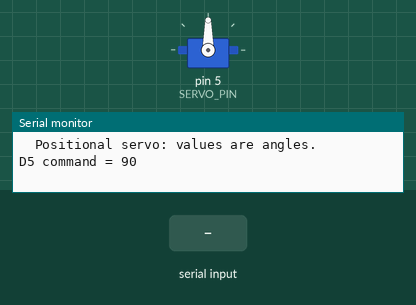
A sketch run on a simulated Arduino Uno, built with avr-gcc and run on an emulated ATmega328P. Shown: servo, the last lines printed to the serial monitor. Inputs (shaded band) come from the test bench.

Above: at 1.4 s.
1.5 s: "set 1\n" received over Serial
At 2.2 s:
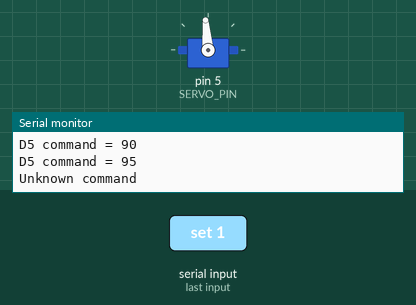
3.0 s: byte 115 ('s') received over Serial
At 3.3 s:
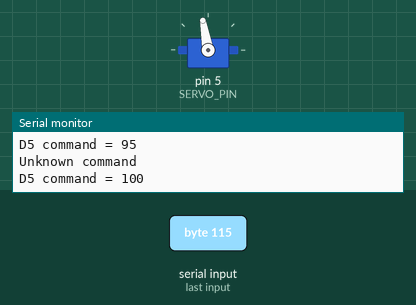
4.5 s: byte 97 ('a') received over Serial
At 5.6 s:
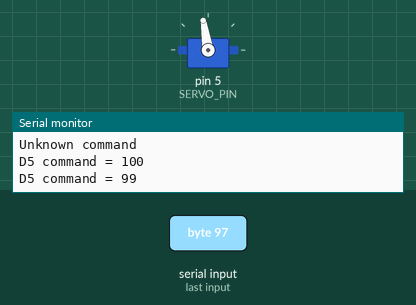
6.0 s: "z 45\n" received over Serial
At 6.8 s:
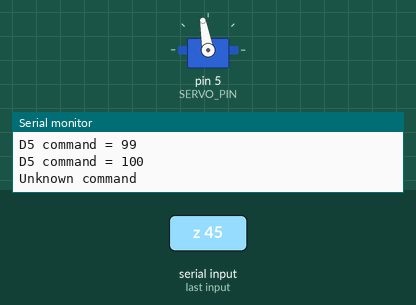
7.5 s: "h 150\n" received over Serial
At 7.8 s:
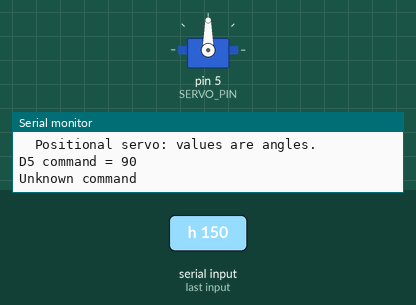
Timing chart, 0 to 10.0 s (numbered marks = the images above; inputs shaded):
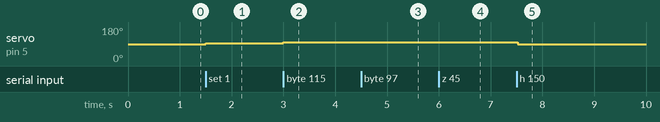

The sketch:

servo_calibration_d5.ino
```cpp
// Single-servo calibration helper for the D5 output.
// Use this sketch to probe a continuous servo's stop point or a positional
// servo's angle range without involving the full robotic arm controller.
#include <Servo.h>

Servo testServo;

// D5 is fixed here so the sketch always drives the same output pin while you
// tune one servo on the breadboard.
const uint8_t SERVO_PIN = 5;
// 90 is the neutral/stop reference for continuous servos and a midpoint test
// value for positional servos.
int servoCommand = 90;

void printHelp() {
  Serial.println(F("D5 servo calibration"));
  Serial.println(F("Commands:"));
  Serial.println(F("  h           show help"));
  Serial.println(F("  p           print current command"));
  Serial.println(F("  0           stop/center at 90"));
  Serial.println(F("  a           command -1"));
  Serial.println(F("  z           command +1"));
  Serial.println(F("  q           command -5"));
  Serial.println(F("  s           command +5"));
  Serial.println(F("  set <value> set exact command"));
  Serial.println(F("Notes:"));
  Serial.println(F("  Continuous servo: 90 is usually stop, <90 one way, >90 the other."));
  Serial.println(F("  Positional servo: values are angles."));
}

void printStatus() {
  Serial.print(F("D5 command = "));
  Serial.println(servoCommand);
}

void applyCommand() {
  if (servoCommand < 0) {
    servoCommand = 0;
  }
  if (servoCommand > 180) {
    servoCommand = 180;
  }

  testServo.write(servoCommand);
  printStatus();
}

// Newline-terminated commands are used for exact values and help/status.
void processLine(char *line) {
  char *cmd = strtok(line, " ");
  char *arg = strtok(NULL, " ");

  if (cmd == NULL) {
    return;
  }

  if (strcmp(cmd, "h") == 0 || strcmp(cmd, "help") == 0) {
    printHelp();
    return;
  }

  if (strcmp(cmd, "p") == 0) {
    printStatus();
    return;
  }

  if (strcmp(cmd, "set") == 0 && arg != NULL) {
    servoCommand = atoi(arg);
    applyCommand();
    return;
  }

  Serial.println(F("Unknown command"));
}

// Single-key shortcuts are applied immediately; longer text commands are
// accumulated in a fixed buffer so the sketch stays tiny on AVR RAM.
void handleSerial() {
  static char buffer[24];
  static uint8_t len = 0;

  while (Serial.available() > 0) {
    char c = (char)Serial.read();

    if (c == '\r') {
      continue;
    }

    if (c == '\n') {
      buffer[len] = '\0';
      processLine(buffer);
      len = 0;
      continue;
    }

    if (c == '0') {
      servoCommand = 90;
      applyCommand();
      continue;
    }

    if (c == 'a') {
      servoCommand -= 1;
      applyCommand();
      continue;
    }

    if (c == 'z') {
      servoCommand += 1;
      applyCommand();
      continue;
    }

    if (c == 'q') {
      servoCommand -= 5;
      applyCommand();
      continue;
    }

    if (c == 's') {
      servoCommand += 5;
      applyCommand();
      continue;
    }

    if (c == 'p') {
      printStatus();
      continue;
    }

    if (c == 'h' && len == 0) {
      printHelp();
      continue;
    }

    if (c >= 32 && c <= 126 && len + 1 < sizeof(buffer)) {
      buffer[len++] = c;
    }
  }
}

void setup() {
  Serial.begin(115200);
  delay(200);

  // Start from 90 so the servo does not jump unexpectedly at boot.
  testServo.attach(SERVO_PIN);
  testServo.write(90);

  Serial.println(F("Servo test on D5 started."));
  printHelp();
  printStatus();
}

void loop() {
  handleSerial();
}
```

Measured:
- after the input at 1.5 s, servo on pin 5 (SERVO_PIN): 90° → 95° at once
- after the input at 3.0 s, servo on pin 5 (SERVO_PIN): 95° → 100° at once
- after the input at 4.5 s, servo on pin 5 (SERVO_PIN): 100° → 99° at once
- after the input at 6.0 s, servo on pin 5 (SERVO_PIN): 99° → 100° at once
- after the input at 7.5 s, servo on pin 5 (SERVO_PIN): 100° → 90° at once
